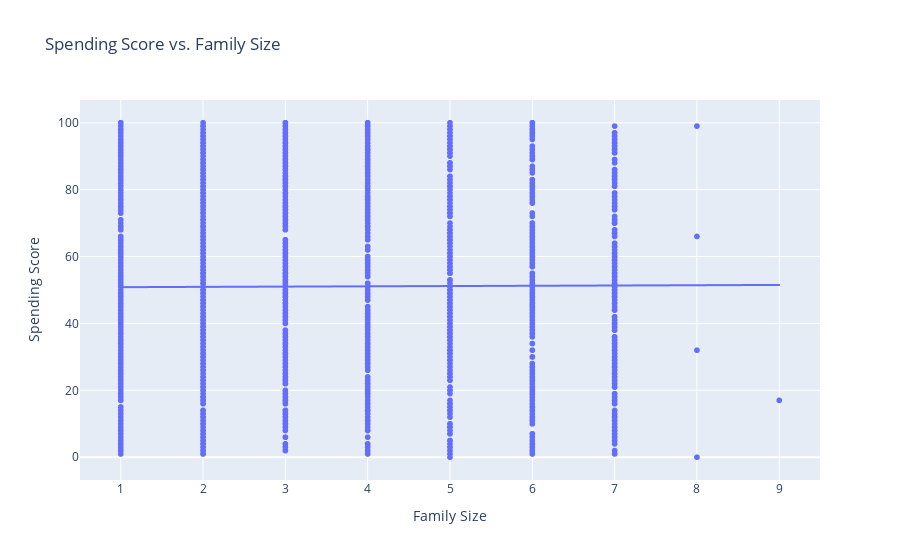

Source (notebook cell):
### Code cell
fig_familia = px.scatter(df_encoded, x='Family Size', y='Spending Score (1-100)',
                 title='Spending Score vs. Family Size',
                 labels={'Family Size': 'Family Size', 'Spending Score (1-100)': 'Spending Score'},
                 trendline='ols')


fig_familia.show()

### Figure 1 — Plotly figure (JSON) as saved in the notebook; plotly's stock layout.template omitted (floating-point values rounded to 4 significant figures; data arrays with more than 128 entries replaced by an {"elided": "..."} marker saying what was removed)
{"data": [{"hovertemplate": "Family Size=%{x}<br>Spending Score=%{y}<extra></extra>", "legendgroup": "", "marker": {"color": "#636efa", "symbol": "circle"}, "mode": "markers", "name": "", "showlegend": false, "type": "scattergl", "x": {"elided": "1965 int values"}, "xaxis": "x", "y": {"elided": "1965 int values"}, "yaxis": "y"}, {"hovertemplate": "<b>OLS trendline</b><br>Spending Score (1-100) = 0.0832709 * Family Size + 50.766<br>R<sup>2</sup>=0.000034<br><br>Family Size=%{x}<br>Spending Score=%{y} <b>(trend)</b><extra></extra>", "legendgroup": "", "marker": {"color": "#636efa", "symbol": "circle"}, "mode": "lines", "name": "", "showlegend": false, "type": "scattergl", "x": {"elided": "1965 int values"}, "xaxis": "x", "y": {"elided": "1965 float values"}, "yaxis": "y"}], "layout": {"legend": {"tracegroupgap": 0}, "title": {"text": "Spending Score vs. Family Size"}, "xaxis": {"anchor": "y", "domain": [0, 1], "title": {"text": "Family Size"}}, "yaxis": {"anchor": "x", "domain": [0, 1], "title": {"text": "Spending Score"}}}}
